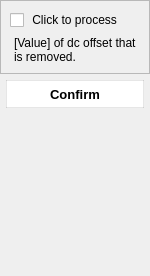
                                  <widget class="QWidget" name="page_1_remove_dc">
                                   <property name="geometry">
                                    <rect>
                                     <x>0</x>
                                     <y>0</y>
                                     <width>150</width>
                                     <height>276</height>
                                    </rect>
                                   </property>
                                   <attribute name="label">
                                    <string>· Remove dc offset</string>
                                   </attribute>
                                   <layout class="QVBoxLayout" name="verticalLayout_51">
                                    <property name="spacing">
                                     <number>0</number>
                                    </property>
                                    <property name="leftMargin">
                                     <number>0</number>
                                    </property>
                                    <property name="topMargin">
                                     <number>0</number>
                                    </property>
                                    <property name="rightMargin">
                                     <number>0</number>
                                    </property>
                                    <property name="bottomMargin">
                                     <number>0</number>
                                    </property>
                                    <item>
                                     <widget class="QFrame" name="frame_19">
                                      <property name="frameShape">
                                       <enum>QFrame::StyledPanel</enum>
                                      </property>
                                      <property name="frameShadow">
                                       <enum>QFrame::Raised</enum>
                                      </property>
                                      <layout class="QVBoxLayout" name="verticalLayout_50">
                                       <item>
                                        <widget class="QCheckBox" name="checkBox_4">
                                         <property name="sizePolicy">
                                          <sizepolicy hsizetype="Preferred" vsizetype="Preferred">
                                           <horstretch>0</horstretch>
                                           <verstretch>0</verstretch>
                                          </sizepolicy>
                                         </property>
                                         <property name="styleSheet">
                                          <string notr="true">font-weight:1;
font-size:12px;</string>
                                         </property>
                                         <property name="text">
                                          <string> Click to process</string>
                                         </property>
                                        </widget>
                                       </item>
                                       <item>
                                        <widget class="QLabel" name="label_17">
                                         <property name="styleSheet">
                                          <string notr="true">font-weight:1;
font-size:12px;
margin-left:1px;</string>
                                         </property>
                                         <property name="text">
                                          <string>[Value] of dc offset that is removed.</string>
                                         </property>
                                         <property name="wordWrap">
                                          <bool>true</bool>
                                         </property>
                                        </widget>
                                       </item>
                                      </layout>
                                     </widget>
                                    </item>
                                    <item>
                                     <widget class="QPushButton" name="pushButton_19">
                                      <property name="minimumSize">
                                       <size>
                                        <width>150</width>
                                        <height>40</height>
                                       </size>
                                      </property>
                                      <property name="font">
                                       <font>
                                        <family>Segoe UI</family>
                                        <pointsize>10</pointsize>
                                        <italic>false</italic>
                                        <bold>true</bold>
                                       </font>
                                      </property>
                                      <property name="cursor">
                                       <cursorShape>PointingHandCursor</cursorShape>
                                      </property>
                                      <property name="styleSheet">
                                       <string notr="true">background-color: rgb(255, 255, 255);
margin:6px 6px;
border:1px solid rgba(0,0,0,0.1);
</string>
                                      </property>
                                      <property name="text">
                                       <string>Confirm</string>
                                      </property>
                                     </widget>
                                    </item>
                                    <item>
                                     <spacer name="verticalSpacer_3">
                                      <property name="orientation">
                                       <enum>Qt::Vertical</enum>
                                      </property>
                                      <property name="sizeHint" stdset="0">
                                       <size>
                                        <width>20</width>
                                        <height>159</height>
                                       </size>
                                      </property>
                                     </spacer>
                                    </item>
                                   </layout>
                                  </widget>
